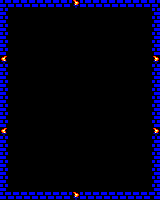

The image is a tile-based game level rendered from a .tmx file. Its description and complete source (layers, tilesets, objects, tile grids) follow:
An orthogonal 20x25 tile map with 8x8 px tiles, 1 tile layer (Capa de Patrones 1).

<map version="1.2" tiledversion="1.2.5" orientation="orthogonal" renderorder="right-down" width="20" height="25" tilewidth="8" tileheight="8" infinite="0" nextlayerid="2" nextobjectid="1">
 <tileset firstgid="1" source="sp.tsx" />
 <layer id="1" name="Capa de Patrones 1" width="20" height="25">
  <data encoding="csv">
17,17,17,17,17,17,17,17,17,32,17,17,17,17,17,17,17,17,17,17,
17,1,1,1,1,1,1,1,1,1,1,1,1,1,1,1,1,1,1,16,
17,1,1,1,1,1,1,1,1,1,1,1,1,1,1,1,1,1,1,16,
17,1,1,1,1,1,1,1,1,1,1,1,1,1,1,1,1,1,1,16,
17,1,1,1,1,1,1,1,1,1,1,1,1,1,1,1,1,1,1,16,
17,1,1,1,1,1,1,1,1,1,1,1,1,1,1,1,1,1,1,16,
17,1,1,1,1,1,1,1,1,1,1,1,1,1,1,1,1,1,1,16,
29,1,1,1,1,1,1,1,1,1,1,1,1,1,1,1,1,1,1,32,
17,1,1,1,1,1,1,1,1,1,1,1,1,1,1,1,1,1,1,16,
17,1,1,1,1,1,1,1,1,1,1,1,1,1,1,1,1,1,1,16,
17,1,1,1,1,1,1,1,1,1,1,1,1,1,1,1,1,1,1,16,
17,1,1,1,1,1,1,1,1,1,1,1,1,1,1,1,1,1,1,16,
17,1,1,1,1,1,1,1,1,1,1,1,1,1,1,1,1,1,1,16,
17,1,1,1,1,1,1,1,1,1,1,1,1,1,1,1,1,1,1,16,
17,1,1,1,1,1,1,1,1,1,1,1,1,1,1,1,1,1,1,16,
17,1,1,1,1,1,1,1,1,1,1,1,1,1,1,1,1,1,1,16,
29,1,1,1,1,1,1,1,1,1,1,1,1,1,1,1,1,1,1,32,
17,1,1,1,1,1,1,1,1,1,1,1,1,1,1,1,1,1,1,16,
17,1,1,1,1,1,1,1,1,1,1,1,1,1,1,1,1,1,1,16,
17,1,1,1,1,1,1,1,1,1,1,1,1,1,1,1,1,1,1,16,
17,1,1,1,1,1,1,1,1,1,1,1,1,1,1,1,1,1,1,16,
17,1,1,1,1,1,1,1,1,1,1,1,1,1,1,1,1,1,1,16,
17,1,1,1,1,1,1,1,1,1,1,1,1,1,1,1,1,1,1,16,
17,1,1,1,1,1,1,1,1,1,1,1,1,1,1,1,1,1,1,16,
17,17,17,17,17,17,17,17,17,32,17,17,17,17,17,17,17,17,17,16
</data>
 </layer>
</map>
